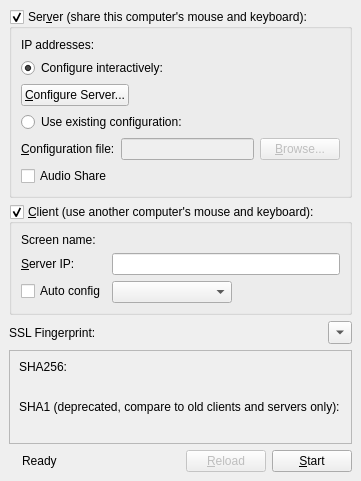
<?xml version="1.0" encoding="UTF-8"?>
<ui version="4.0">
 <class>MainWindowBase</class>
 <widget class="QMainWindow" name="MainWindowBase">
  <property name="sizePolicy">
   <sizepolicy hsizetype="Fixed" vsizetype="Fixed">
    <horstretch>0</horstretch>
    <verstretch>0</verstretch>
   </sizepolicy>
  </property>
  <property name="windowTitle">
   <string>Barrier</string>
  </property>
  <widget class="QWidget" name="centralwidget">
   <layout class="QVBoxLayout" name="verticalLayout_2">
    <property name="sizeConstraint">
     <enum>QLayout::SetFixedSize</enum>
    </property>
    <item>
     <widget class="QGroupBox" name="m_pGroupServer">
      <property name="sizePolicy">
       <sizepolicy hsizetype="Preferred" vsizetype="Preferred">
        <horstretch>0</horstretch>
        <verstretch>0</verstretch>
       </sizepolicy>
      </property>
      <property name="title">
       <string>Ser&amp;ver (share this computer's mouse and keyboard):</string>
      </property>
      <property name="checkable">
       <bool>true</bool>
      </property>
      <property name="checked">
       <bool>true</bool>
      </property>
      <layout class="QVBoxLayout">
       <item>
        <layout class="QFormLayout" name="formLayout">
         <property name="fieldGrowthPolicy">
          <enum>QFormLayout::AllNonFixedFieldsGrow</enum>
         </property>
         <item row="0" column="0">
          <widget class="QLabel" name="label_2">
           <property name="text">
            <string>IP addresses:</string>
           </property>
          </widget>
         </item>
         <item row="0" column="1">
          <widget class="QLabel" name="m_pLabelIpAddresses">
           <property name="text">
            <string notr="true"/>
           </property>
          </widget>
         </item>
        </layout>
       </item>
       <item>
        <widget class="QRadioButton" name="m_pRadioInternalConfig">
         <property name="text">
          <string>Configure interactively:</string>
         </property>
         <property name="checked">
          <bool>true</bool>
         </property>
        </widget>
       </item>
       <item>
        <layout class="QHBoxLayout" name="horizontalLayout_4">
         <item>
          <widget class="QPushButton" name="m_pButtonConfigureServer">
           <property name="text">
            <string>&amp;Configure Server...</string>
           </property>
          </widget>
         </item>
         <item>
          <spacer>
           <property name="orientation">
            <enum>Qt::Horizontal</enum>
           </property>
           <property name="sizeHint" stdset="0">
            <size>
             <width>40</width>
             <height>20</height>
            </size>
           </property>
          </spacer>
         </item>
        </layout>
       </item>
       <item>
        <widget class="QRadioButton" name="m_pRadioExternalConfig">
         <property name="text">
          <string>Use existing configuration:</string>
         </property>
        </widget>
       </item>
       <item>
        <layout class="QHBoxLayout">
         <item>
          <widget class="QLabel" name="m_pLabelConfigurationFile">
           <property name="text">
            <string>&amp;Configuration file:</string>
           </property>
           <property name="buddy">
            <cstring>m_pLineEditConfigFile</cstring>
           </property>
          </widget>
         </item>
         <item>
          <widget class="QLineEdit" name="m_pLineEditConfigFile">
           <property name="enabled">
            <bool>false</bool>
           </property>
          </widget>
         </item>
         <item>
          <widget class="QPushButton" name="m_pButtonBrowseConfigFile">
           <property name="enabled">
            <bool>false</bool>
           </property>
           <property name="text">
            <string>&amp;Browse...</string>
           </property>
          </widget>
         </item>
        </layout>
       </item>
       <item>
        <widget class="QCheckBox" name="m_pCheckBoxAudioShare">
         <property name="text">
          <string>Audio Share</string>
         </property>
        </widget>
       </item>
      </layout>
     </widget>
    </item>
    <item>
     <widget class="QGroupBox" name="m_pGroupClient">
      <property name="sizePolicy">
       <sizepolicy hsizetype="Preferred" vsizetype="Preferred">
        <horstretch>0</horstretch>
        <verstretch>0</verstretch>
       </sizepolicy>
      </property>
      <property name="title">
       <string>&amp;Client (use another computer's mouse and keyboard):</string>
      </property>
      <property name="checkable">
       <bool>true</bool>
      </property>
      <property name="checked">
       <bool>true</bool>
      </property>
      <layout class="QFormLayout" name="formLayout_3">
       <property name="fieldGrowthPolicy">
        <enum>QFormLayout::AllNonFixedFieldsGrow</enum>
       </property>
       <item row="0" column="0">
        <widget class="QLabel" name="label_5">
         <property name="text">
          <string>Screen name:</string>
         </property>
        </widget>
       </item>
       <item row="0" column="1">
        <widget class="QLabel" name="m_pLabelScreenName">
         <property name="text">
          <string notr="true"/>
         </property>
        </widget>
       </item>
       <item row="2" column="0">
        <widget class="QLabel" name="m_pLabelServerName">
         <property name="text">
          <string>&amp;Server IP:</string>
         </property>
         <property name="buddy">
          <cstring>m_pLineEditHostname</cstring>
         </property>
        </widget>
       </item>
       <item row="2" column="1">
        <widget class="QLineEdit" name="m_pLineEditHostname"/>
       </item>
       <item row="3" column="0">
        <widget class="QCheckBox" name="m_pCheckBoxAutoConfig">
         <property name="text">
          <string>Auto config</string>
         </property>
        </widget>
       </item>
       <item row="3" column="1">
        <widget class="QComboBox" name="m_pComboServerList">
         <property name="sizePolicy">
          <sizepolicy hsizetype="Maximum" vsizetype="Preferred">
           <horstretch>0</horstretch>
           <verstretch>0</verstretch>
          </sizepolicy>
         </property>
         <property name="minimumSize">
          <size>
           <width>120</width>
           <height>0</height>
          </size>
         </property>
        </widget>
       </item>
      </layout>
     </widget>
    </item>
    <item>
     <layout class="QHBoxLayout" name="horizontalLayout_3">
      <item>
       <widget class="QLabel" name="m_pLabelFingerprint">
        <property name="sizePolicy">
         <sizepolicy hsizetype="Maximum" vsizetype="Preferred">
          <horstretch>0</horstretch>
          <verstretch>0</verstretch>
         </sizepolicy>
        </property>
        <property name="text">
         <string>SSL Fingerprint:</string>
        </property>
       </widget>
      </item>
      <item>
       <widget class="QLabel" name="m_pLabelLocalFingerprint">
        <property name="text">
         <string/>
        </property>
        <property name="textFormat">
         <enum>Qt::PlainText</enum>
        </property>
       </widget>
      </item>
      <item>
       <widget class="QToolButton" name="toolbutton_show_fingerprint">
        <property name="text">
         <string>...</string>
        </property>
        <property name="arrowType">
         <enum>Qt::DownArrow</enum>
        </property>
       </widget>
      </item>
     </layout>
    </item>
    <item>
     <widget class="QFrame" name="frame_fingerprint_details">
      <property name="frameShape">
       <enum>QFrame::StyledPanel</enum>
      </property>
      <property name="frameShadow">
       <enum>QFrame::Raised</enum>
      </property>
      <layout class="QGridLayout" name="gridLayout">
       <property name="sizeConstraint">
        <enum>QLayout::SetMinimumSize</enum>
       </property>
       <item row="1" column="1">
        <widget class="QLabel" name="label_sha256_randomart">
         <property name="font">
          <font>
           <family>Courier</family>
          </font>
         </property>
         <property name="text">
          <string/>
         </property>
         <property name="textInteractionFlags">
          <set>Qt::LinksAccessibleByMouse|Qt::TextSelectableByMouse</set>
         </property>
        </widget>
       </item>
       <item row="2" column="0" colspan="2">
        <widget class="QLabel" name="label_sha1">
         <property name="text">
          <string>SHA1 (deprecated, compare to old clients and servers only):</string>
         </property>
        </widget>
       </item>
       <item row="3" column="0" colspan="2">
        <widget class="QLabel" name="label_sha1_fingerprint_full">
         <property name="text">
          <string/>
         </property>
         <property name="textInteractionFlags">
          <set>Qt::LinksAccessibleByMouse|Qt::TextSelectableByMouse</set>
         </property>
        </widget>
       </item>
       <item row="0" column="0" colspan="2">
        <widget class="QLabel" name="label_sha256">
         <property name="text">
          <string>SHA256:</string>
         </property>
        </widget>
       </item>
       <item row="1" column="0">
        <widget class="QLabel" name="label_sha256_fingerprint_full">
         <property name="text">
          <string/>
         </property>
         <property name="textInteractionFlags">
          <set>Qt::LinksAccessibleByMouse|Qt::TextSelectableByMouse</set>
         </property>
        </widget>
       </item>
      </layout>
     </widget>
    </item>
    <item>
     <layout class="QHBoxLayout" name="horizontalLayout">
      <property name="sizeConstraint">
       <enum>QLayout::SetDefaultConstraint</enum>
      </property>
      <item>
       <widget class="QLabel" name="m_pLabelPadlock">
        <property name="enabled">
         <bool>true</bool>
        </property>
        <property name="text">
         <string/>
        </property>
        <property name="pixmap">
         <pixmap resource="../res/Barrier.qrc">:/res/icons/16x16/padlock.png</pixmap>
        </property>
       </widget>
      </item>
      <item>
       <widget class="QLabel" name="m_pStatusLabel">
        <property name="text">
         <string>Ready</string>
        </property>
       </widget>
      </item>
      <item>
       <spacer name="spacer">
        <property name="orientation">
         <enum>Qt::Horizontal</enum>
        </property>
        <property name="sizeHint" stdset="0">
         <size>
          <width>40</width>
          <height>20</height>
         </size>
        </property>
       </spacer>
      </item>
      <item>
       <widget class="QPushButton" name="m_pButtonReload">
        <property name="enabled">
         <bool>false</bool>
        </property>
        <property name="text">
         <string>&amp;Reload</string>
        </property>
       </widget>
      </item>
      <item>
       <widget class="QPushButton" name="m_pButtonToggleStart">
        <property name="text">
         <string>&amp;Start</string>
        </property>
       </widget>
      </item>
     </layout>
    </item>
   </layout>
  </widget>
  <action name="m_pActionAbout">
   <property name="text">
    <string>&amp;About Barrier...</string>
   </property>
   <property name="shortcut">
    <string notr="true"/>
   </property>
  </action>
  <action name="m_pActionQuit">
   <property name="text">
    <string>&amp;Quit</string>
   </property>
   <property name="statusTip">
    <string>Quit</string>
   </property>
   <property name="shortcut">
    <string notr="true">Ctrl+Q</string>
   </property>
  </action>
  <action name="m_pActionStartBarrier">
   <property name="text">
    <string>&amp;Start</string>
   </property>
   <property name="statusTip">
    <string>Run</string>
   </property>
   <property name="shortcut">
    <string notr="true">Ctrl+S</string>
   </property>
  </action>
  <action name="m_pActionStopBarrier">
   <property name="enabled">
    <bool>false</bool>
   </property>
   <property name="text">
    <string>S&amp;top</string>
   </property>
   <property name="statusTip">
    <string>Stop</string>
   </property>
   <property name="shortcut">
    <string notr="true">Ctrl+T</string>
   </property>
  </action>
  <action name="m_pActionMinimize">
   <property name="text">
    <string>&amp;Hide</string>
   </property>
   <property name="toolTip">
    <string>Hide</string>
   </property>
   <property name="shortcut">
    <string notr="true">F5</string>
   </property>
  </action>
  <action name="m_pActionRestore">
   <property name="text">
    <string>&amp;Show</string>
   </property>
   <property name="toolTip">
    <string>Show</string>
   </property>
   <property name="shortcut">
    <string notr="true"/>
   </property>
  </action>
  <action name="m_pActionSave">
   <property name="text">
    <string>S&amp;ave configuration</string>
   </property>
   <property name="statusTip">
    <string>Save the interactively generated server configuration to a file.</string>
   </property>
   <property name="shortcut">
    <string notr="true">Ctrl+Alt+S</string>
   </property>
  </action>
  <action name="m_pActionSettings">
   <property name="text">
    <string>Change &amp;Settings</string>
   </property>
   <property name="statusTip">
    <string>Edit settings</string>
   </property>
   <property name="shortcut">
    <string notr="true">F4</string>
   </property>
  </action>
  <action name="m_pActionShowLog">
   <property name="text">
    <string>Show &amp;Log</string>
   </property>
   <property name="toolTip">
    <string>Show Log</string>
   </property>
   <property name="shortcut">
    <string notr="true">F2</string>
   </property>
  </action>
 </widget>
 <resources>
  <include location="../res/Barrier.qrc"/>
 </resources>
 <connections>
  <connection>
   <sender>m_pRadioExternalConfig</sender>
   <signal>toggled(bool)</signal>
   <receiver>m_pLineEditConfigFile</receiver>
   <slot>setEnabled(bool)</slot>
   <hints>
    <hint type="sourcelabel">
     <x>156</x>
     <y>179</y>
    </hint>
    <hint type="destinationlabel">
     <x>169</x>
     <y>209</y>
    </hint>
   </hints>
  </connection>
  <connection>
   <sender>m_pRadioExternalConfig</sender>
   <signal>toggled(bool)</signal>
   <receiver>m_pButtonBrowseConfigFile</receiver>
   <slot>setEnabled(bool)</slot>
   <hints>
    <hint type="sourcelabel">
     <x>353</x>
     <y>182</y>
    </hint>
    <hint type="destinationlabel">
     <x>356</x>
     <y>211</y>
    </hint>
   </hints>
  </connection>
  <connection>
   <sender>m_pRadioInternalConfig</sender>
   <signal>toggled(bool)</signal>
   <receiver>m_pButtonConfigureServer</receiver>
   <slot>setEnabled(bool)</slot>
   <hints>
    <hint type="sourcelabel">
     <x>204</x>
     <y>244</y>
    </hint>
    <hint type="destinationlabel">
     <x>212</x>
     <y>274</y>
    </hint>
   </hints>
  </connection>
  <connection>
   <sender>m_pButtonToggleStart</sender>
   <signal>clicked()</signal>
   <receiver>m_pActionStartBarrier</receiver>
   <slot>trigger()</slot>
   <hints>
    <hint type="sourcelabel">
     <x>361</x>
     <y>404</y>
    </hint>
    <hint type="destinationlabel">
     <x>-1</x>
     <y>-1</y>
    </hint>
   </hints>
  </connection>
 </connections>
</ui>
